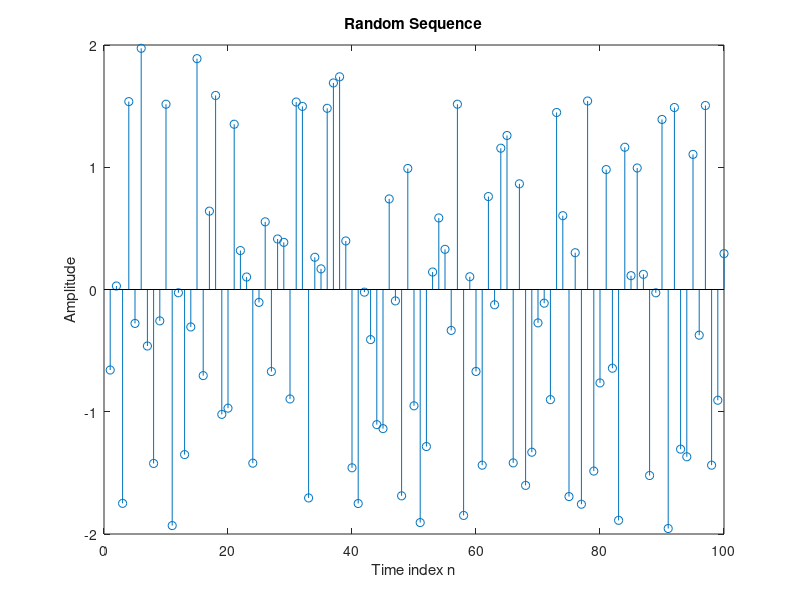

MATLAB code to generate this figure:
%random number between -2 to 2
ans = 4*rand(1,100)-2;
stem(ans)
title('Random Sequence');
xlabel('Time index n');
ylabel('Amplitude');
